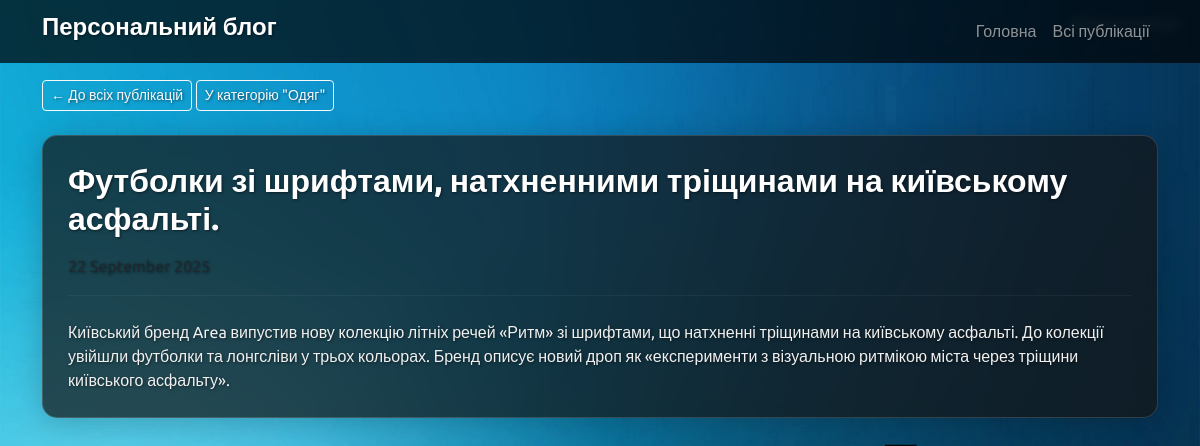
The page /articles/2025/09/22/futbolki-zi-shriftami-nathnennimi-trishinami-na-ki/ on the database its author committed.
### app_blog/models.py (models this page shows, shortened)
class Article(models.Model):
    title = models.CharField(
        'Заголовок',
        max_length=250,
        help_text='Максимум 250 символів'
    )
    description = models.TextField(
        blank=True,
        verbose_name='Опис'
    )
    pub_date = models.DateTimeField(
        'Дата публікації',
        default=timezone.now
    )
    slug = models.SlugField(
        'Слаг',
        unique_for_date='pub_date'
    )
    main_page = models.BooleanField(
        'Головна',
        default=False,
        help_text='Показувати на головній сторінці'
    )
    category = models.ForeignKey(
        Category,
        related_name='articles',
        blank=True,
        null=True,
        verbose_name='Категорія',
        on_delete=models.CASCADE
    )
    objects = models.Manager()
    class Meta:
        ordering = ['-pub_date']
        verbose_name = 'Стаття'
        verbose_name_plural = 'Статті'

class Category(models.Model):
    category = models.CharField(
        'Категорія',
        max_length=250,
        help_text='Максимум 250 символів'
    )
    slug = models.SlugField('Слаг', unique=True)
    objects = models.Manager()
    class Meta:
        verbose_name = 'Категорія для публікації'
        verbose_name_plural = 'Категорії для публікацій'
    def __str__(self):
        return self.category
    def get_absolute_url(self):
        return reverse('articles-category-list', kwargs={'slug': self.slug})

### app_blog/views.py (the view)
# urls.py: path('articles/<year>/<month>/<day>/<slug>/', ArticleDetail.as_view(), name='news-detail'),
class ArticleDetail(DateDetailView):
    model = Article
    template_name = 'article_detail.html'
    context_object_name = 'item'
    date_field = 'pub_date'
    query_pk_and_slug = True
    month_format = '%m'
    allow_future = True
    def get_context_data(self, *args, **kwargs):
        context = super(ArticleDetail, self).get_context_data(*args, **kwargs)
        try:
            context['images'] = context['item'].images.all()
        except:
            context['images'] = []
        return context

### app_blog/templates/article_detail.html (shortened to what this page needs)
{% extends "base.html" %}
{% load static %}
{% block content %}
<div class="mb-4">
    <a href="{% url 'articles-list' %}" class="btn btn-outline-light btn-sm">← До всіх публікацій</a>
    {% if item.category %}
        <a href="{{ item.category.get_absolute_url }}" class="btn btn-outline-light btn-sm">У категорію "{{ item.category }}"</a>
    {% endif %}
</div>
<article class="article-block">
    <h2 class="mb-3">{{ item.title }}</h2>
    <p class="text-muted">{{ item.pub_date|date:"d E Y" }}</p>
    <hr style="border-color: rgba(255,255,255,0.2);">
    <div class="article-content mt-4">
        {{ item.description|safe }}
    </div>
</article>
{% endblock %}

### app_blog/static/css/main.css (style rules this page uses)
body { font-family: 'Ubuntu', sans-serif; background-image: url('../img/bg.jpg'); background-size: cover; background-repeat: no-repeat; background-attachment: fixed; color: #fff; text-shadow: 1px 1px 3px rgba(0, 0, 0, 0.5); }
h1, h2, h3, h4, h5, h6 { color: #fff; font-weight: 700; }
.article-block, .card { background: rgba(20, 20, 20, 0.7); backdrop-filter: blur(10px); -webkit-backdrop-filter: blur(10px); color: #f0f0f0; border-radius: 15px; border: 1px solid rgba(255, 255, 255, 0.15); box-shadow: 0 4px 30px rgba(0, 0, 0, 0.2); padding: 25px; margin-bottom: 2rem; }
.article-block p { color: #ccc; line-height: 1.6; }

### rows shown on the page
Article: category "Одяг", title "Футболки зі шрифтами, натхненними тріщинами на київському асфальті.", pub_date "22 September 2025", description "Київський бренд Area випустив нову колекцію літніх речей «Ритм» зі шрифтами, що натхненні тріщинами на київському асфальті. До колекції увійшли футболки та лонгсліви у трьох кольорах. Бренд описує новий дроп як «експерименти з візуальною ритмікою міста через тріщини київського асфальту»."
